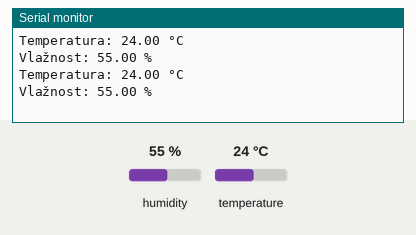
Simulated run of this sketch. Board: Arduino Uno, built with avr-gcc and run on an emulated ATmega328P. On the bench: the last lines printed to the serial monitor. The inputs (shaded band) are chosen by the test bench; at power-on: humidity 55 %, temperature 24 °C.

Above: at 2.8 s.
2.9 s: humidity set to 22 %
At 5.3 s:
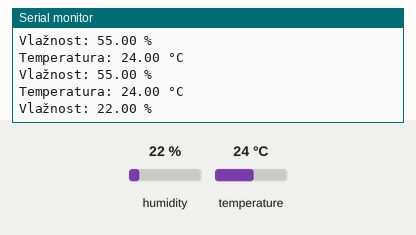
5.6 s: temperature set to 12 °C
At 6.6 s:
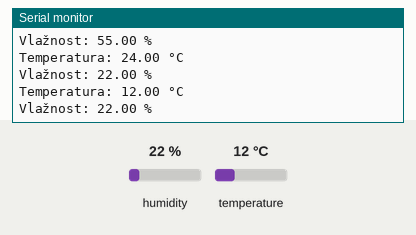
8.3 s: humidity set to 40 %
At 11.5 s:
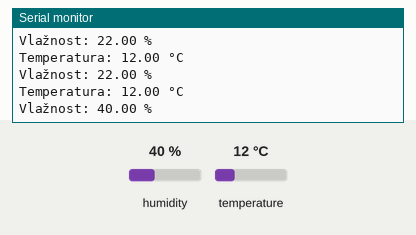
Timing chart, 0 to 13.0 s (numbered marks = the images above; inputs shaded):
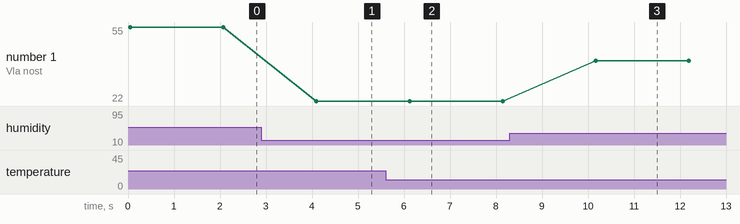

The sketch:

80-temperaturni-senzor.ino
```cpp
// https://www.circuitbasics.com/how-to-set-up-the-dht11-humidity-sensor-on-an-arduino/
// https://lastminuteengineers.com/dht11-dht22-arduino-tutorial/
// dodati dht biblioteku prema uputstvu
#include <dht.h>

#define tempPin 7
dht DHT; // Creates a DHT object

void setup()
{
  Serial.begin(9600);
}

void loop()
{
  DHT.read11(tempPin);
  Serial.print("Temperatura: ");
  Serial.print(DHT.temperature);
  Serial.println(" °C");
  Serial.print("Vlažnost: ");
  Serial.print(DHT.humidity);
  Serial.println(" % ");
  delay(2000);
}
```

Measured:
- after the input at 2.9 s, the serial monitor: prints a new line after 1.2 s (image 1)
- after the input at 5.6 s, the serial monitor: prints a new line after 0.50 s (image 2)
- after the input at 8.3 s, the serial monitor: prints a new line after 1.9 s (image 3)
- plotted number 1: 55 → 22 after the input at 2.9 s, 22 → 40 after the input at 8.3 s
